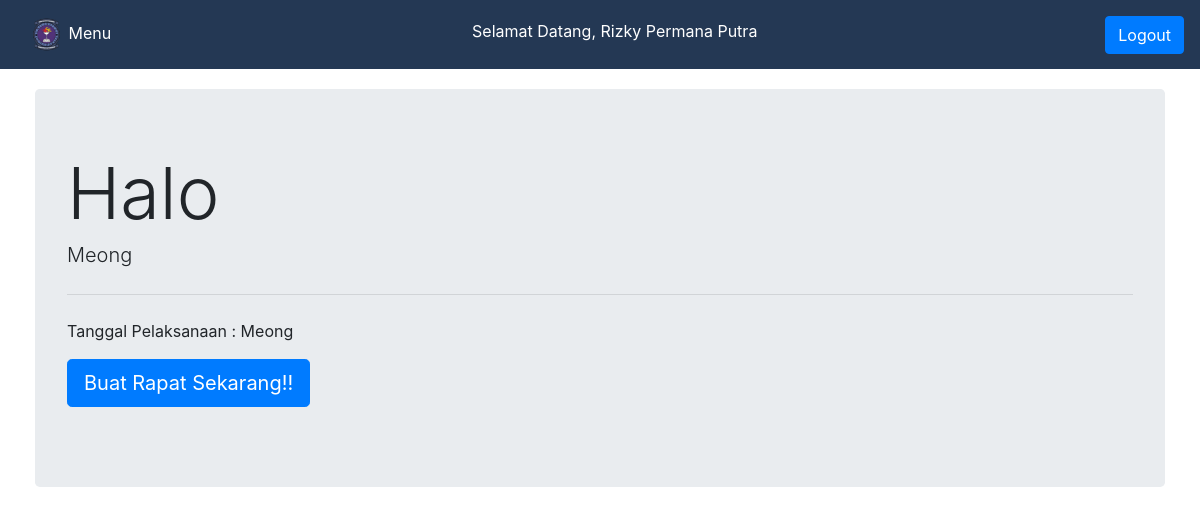
Before: /ketuplak/index.php (signed in) with the older database file.
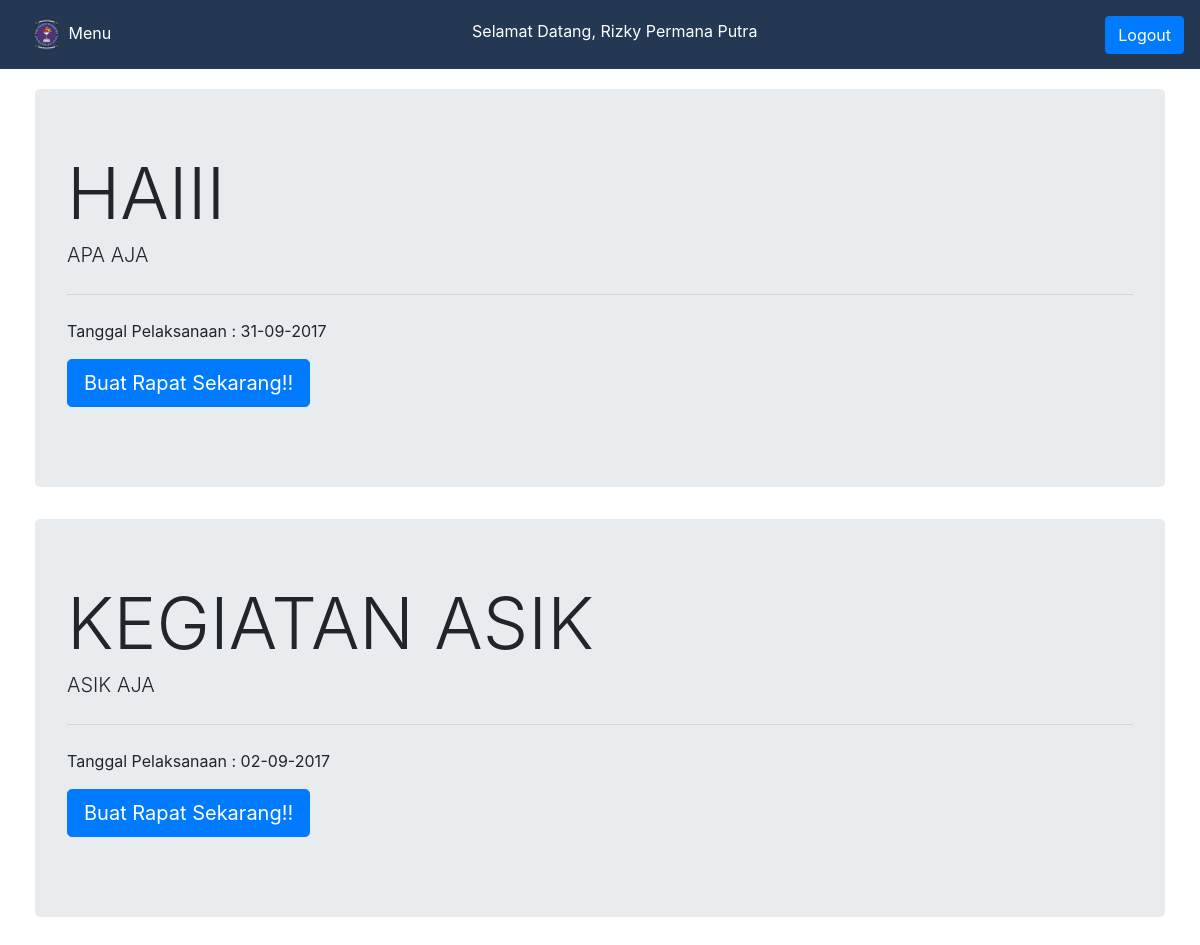
After: the same page with the newer database file.
### tables this page shows
CREATE TABLE `kegiatan` (
  `id_kegiatan` int(5) NOT NULL,
  `nama_kegiatan` varchar(50) NOT NULL,
  `ket_kegiatan` varchar(1000) DEFAULT NULL,
  `tgl_kegiatan` varchar(30) DEFAULT NULL
);

### ketuplak/view_home.php (the view, shortened to what this page needs)
<?php
$sql = "SELECT kegiatan FROM koordinator  WHERE username =?";
$smd = $conn->prepare($sql);
$smd->bind_param("s",$_SESSION['user'] );
$smd->execute();
$smd->bind_result($arg);
while ($smd->fetch()) {
	$kegiatan=$arg;
}
	$pisah = explode(":",$kegiatan);
	foreach ($pisah as $perkeg) {
		tampil_proker($perkeg);
	}
	function tampil_proker ($id_kegiatan) {
		include(__DIR__ . '/../config/db/conn.php');
	$sql = "SELECT nama_kegiatan,ket_kegiatan,tgl_kegiatan FROM kegiatan  WHERE id_kegiatan =?";
	$smd = $conn->prepare($sql);
	$smd->bind_param("i",$id_kegiatan);
	$smd->execute();
	$smd->bind_result($arg,$arg2,$arg3);
	while ($smd->fetch()) {
		$kegiatan=$arg;
		$ket_kegiatan = $arg2;
		$tgl_kegiatan = $arg3;
	}
		echo '<div class="jumbotron">
	  <h1 class="display-3">'.$kegiatan. '</h1>
	  <p class="lead">'.$ket_kegiatan.'</p>
	  <hr class="my-4">
	  <p>Tanggal Pelaksanaan : '.$tgl_kegiatan.'</p>
	  <p class="lead">
	    <a class="btn btn-primary btn-lg" href="?pages=atur_absen&lihat_id='.$id_kegiatan.'" role="button">Buat Rapat Sekarang!!</a>
	  </p>
	</div>';
	}
?>

### ketuplak/index.php (shortened to what this page needs)
<!DOCTYPE html>
<html lang="en">
<head>
	<link rel="stylesheet" type="text/css" href="resource/css/bootstrap.css">
    <link rel="stylesheet" type="text/css" href="resource/css/bootstrap.min.css">
    <link rel="stylesheet" href="resource/css/font-awesome.min.css">
	<link href="resource/css/simple-sidebar.css" rel="stylesheet">
</head>
<body>
    <div id="wrapper">
        <nav class="navbar" style="background-color: #243854;">
			 <a href="#menu-toggle" class="btn" id="menu-toggle">
			   <img src="../resource/img/bemfikti.png" width="35" height="35" class="" alt="Menu">
			   <label style="color:#FFFFFF;">Menu</label>
			  </a>
			<ul class="nav navbar-nav navbar-right">
				<label style="color:#FFFFFF;">Selamat Datang, <?php echo $_SESSION['nmkoor']  ?> </label>
			</ul>
			<ul class="nav navbar-nav navbar-right">
				<li><a href="../config/includes/do_logout.php"><button class="btn btn-primary">Logout</button></a></li>
			</ul>
		</nav>
        <div id="page-content-wrapper">
            <div class="container-fluid">
				<?php include "switch_page.php"; ?>
            </div>
        </div>
    </div>
</body>
</html>

### ketuplak/switch_page.php (shortened to what this page needs)
<?php
if (empty($_GET['pages'])){
		include 'view_home.php';
}
?>

### ketuplak/resource/css/simple-sidebar.css (style rules this page uses)
body { overflow-x: hidden; }
#wrapper { padding-left: 0; -webkit-transition: all 0.5s ease; -moz-transition: all 0.5s ease; -o-transition: all 0.5s ease; transition: all 0.5s ease; }
#page-content-wrapper { width: 100%; position: absolute; padding: 15px; }
@media (min-width:768px) { #wrapper { padding-left: 0; } }
@media (min-width:768px) { #page-content-wrapper { padding: 20px; position: relative; } }

Changed rows visible on the page:
removed kegiatan: nama_kegiatan "Halo", ket_kegiatan "Meong", tgl_kegiatan "Meong"
added kegiatan: nama_kegiatan "HAIII", ket_kegiatan "APA AJA", tgl_kegiatan "31-09-2017"
added kegiatan: nama_kegiatan "KEGIATAN ASIK", ket_kegiatan "ASIK AJA", tgl_kegiatan "02-09-2017"
